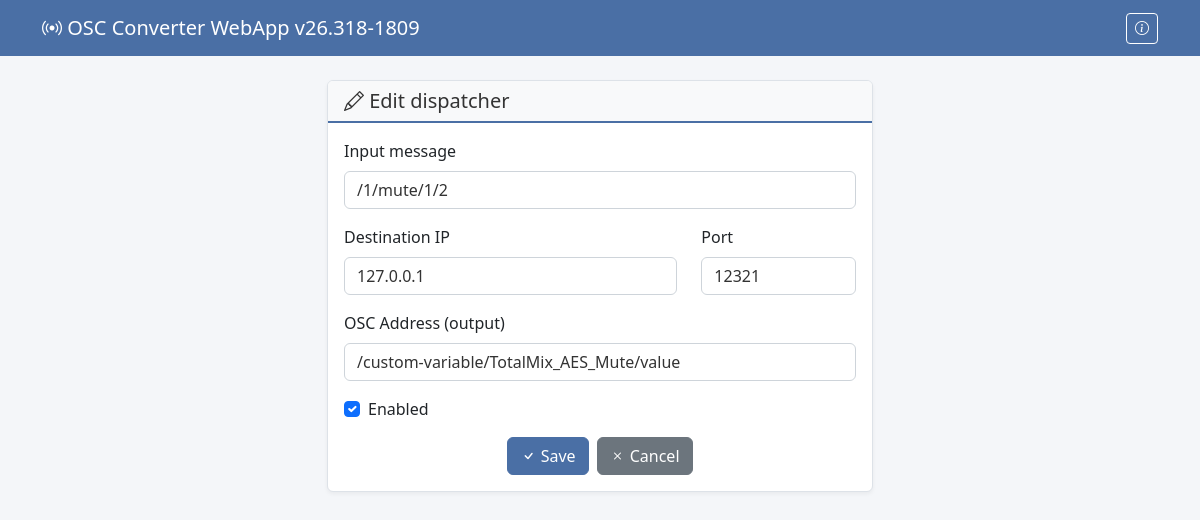
Page /dispatcher/1/edit/ on the earlier database version.
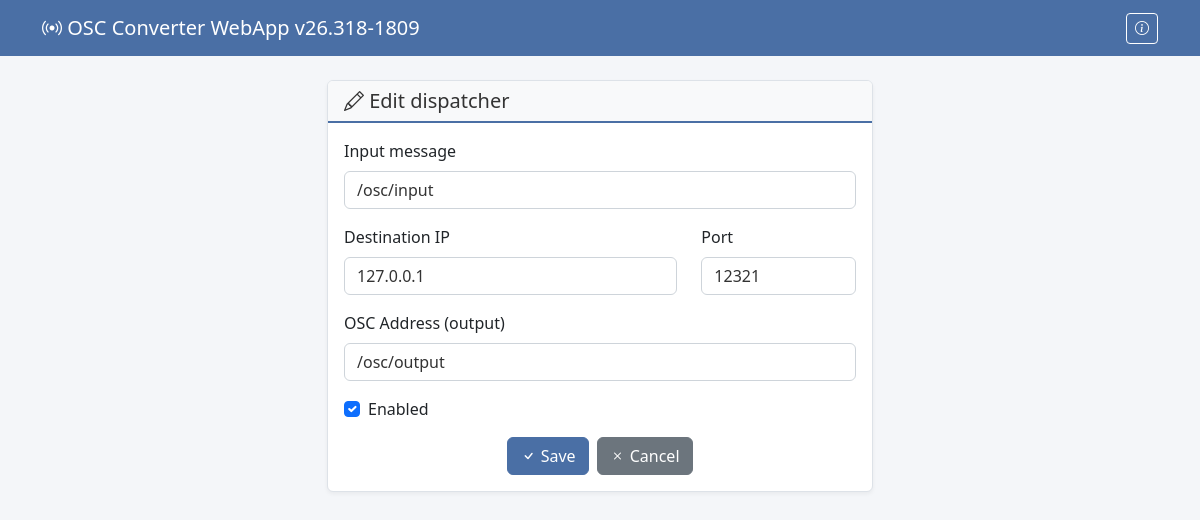
Same page on the later database version.
### osc_converter_webapp/main/models.py (models this page shows, shortened)
class OSCDispatcher(models.Model):
    config = models.ForeignKey(OSCConfig, on_delete=models.CASCADE, related_name='dispatchers')
    osc_input = models.CharField(max_length=255, verbose_name="Adresse OSC (entrée)")
    osc_output = models.CharField(max_length=255, verbose_name="Adresse OSC (sortie)")
    tx_ip = models.GenericIPAddressField(default="127.0.0.1", verbose_name="IP destination")
    tx_port = models.PositiveIntegerField(default=9000, verbose_name="Port destination")
    is_enabled = models.BooleanField(default=True, verbose_name="Activé")
    created_at = models.DateTimeField(auto_now_add=True)
    class Meta:
        verbose_name = "Dispatcher OSC"
        verbose_name_plural = "Dispatchers OSC"
        ordering = ['osc_input']

### osc_converter_webapp/main/views.py (the view)
# urls.py: path('dispatcher/<int:pk>/edit/', views.dispatcher_edit, name='dispatcher_edit'),
def dispatcher_edit(request, pk):
    is_ajax = request.headers.get('X-Requested-With') == 'XMLHttpRequest'
    dispatcher = get_object_or_404(OSCDispatcher, pk=pk)
    show_restart_modal = False
    if request.method == 'POST':
        form = OSCDispatcherForm(request.POST, instance=dispatcher)
        if form.is_valid():
            form.save()
            config_pk = dispatcher.config.pk
            needs_restart = config_pk in osc_service.get_status()['running_configs']
            if is_ajax:
                return JsonResponse({
                    'success': True,
                    'message': 'Dispatcher updated',
                    'needs_restart': needs_restart,
                    'config_pk': config_pk,
                    'config_name': dispatcher.config.name
                })
            messages.success(request, 'Dispatcher updated')
            if needs_restart:
                show_restart_modal = True
            else:
                return redirect('dispatchers', config_pk=config_pk)
        else:
            if is_ajax:
                return JsonResponse({'success': False, 'errors': form.errors}, status=400)
    else:
        form = OSCDispatcherForm(instance=dispatcher)
    if is_ajax:
        return render(request, 'main/dispatcher_form_content.html', {
            'form': form,
            'dispatcher': dispatcher,
        })
    return render(request, 'main/dispatcher_form.html', {
        'form': form,
        'dispatcher': dispatcher,
        'show_restart_modal': show_restart_modal,
    })

### osc_converter_webapp/main/forms.py
class OSCDispatcherForm(forms.ModelForm):
    class Meta:
        model = OSCDispatcher
        fields = ['osc_input', 'tx_ip', 'tx_port', 'osc_output', 'is_enabled']
        widgets = {
            'osc_input': forms.TextInput(attrs={'class': 'form-control', 'placeholder': '/osc/input'}),
            'tx_ip': forms.TextInput(attrs={'class': 'form-control', 'placeholder': '127.0.0.1', 'value': '127.0.0.1'}),
            'tx_port': forms.NumberInput(attrs={'class': 'form-control', 'placeholder': '12321', 'value': '12321'}),
            'osc_output': forms.TextInput(attrs={'class': 'form-control', 'placeholder': '/osc/output'}),
            'is_enabled': forms.CheckboxInput(attrs={'class': 'form-check-input'}),
        }

### osc_converter_webapp/main/context_processors.py (called while the page is built)
def app_version(request):
    return {
        'APP_VERSION': settings.APP_VERSION,
        'DEVELOPER_NAME': getattr(settings, 'DEVELOPER_NAME', ''),
        'DEVELOPER_EMAIL': getattr(settings, 'DEVELOPER_EMAIL', ''),
        'DEVELOPER_GITHUB': getattr(settings, 'DEVELOPER_GITHUB', ''),
    }

### osc_converter_webapp/main/templates/main/dispatcher_form.html (shortened to what this page needs)
{% extends 'main/base.html' %}
{% block content %}
<div class="row justify-content-center">
    <div class="col-md-6">
        <div class="card">
            <div class="card-header">
                <h5 class="mb-0"><i class="bi bi-pencil"></i> Edit dispatcher</h5>
            </div>
            <div class="card-body">
                <form method="post">
                    <div class="mb-3">
                        <label for="id_osc_input" class="form-label">Input message</label>
                        {{ form.osc_input }}
                    </div>
                    <div class="row mb-3">
                        <div class="col-8">
                            <label for="id_tx_ip" class="form-label">Destination IP</label>
                            {{ form.tx_ip }}
                        </div>
                        <div class="col-4">
                            <label for="id_tx_port" class="form-label">Port</label>
                            {{ form.tx_port }}
                        </div>
                    </div>
                    <div class="mb-3">
                        <label for="id_osc_output" class="form-label">OSC Address (output)</label>
                        {{ form.osc_output }}
                    </div>
                    <div class="mb-3 form-check">
                        {{ form.is_enabled }}
                        <label class="form-check-label" for="id_is_enabled">Enabled</label>
                    </div>
                    <div class="d-flex gap-2 justify-content-center">
                        <button type="submit" class="btn btn-primary">
                            <i class="bi bi-check"></i> Save
                        </button>
                        <a href="{% url 'dispatchers' dispatcher.config.pk %}" class="btn btn-secondary">
                            <i class="bi bi-x"></i> Cancel
                        </a>
                    </div>
                </form>
            </div>
        </div>
    </div>
</div>
{% endblock %}

Differences in the rows shown:
changed OSCDispatcher: osc_input "/1/mute/1/2" → "/osc/input"; osc_output "/custom-variable/TotalMix_AES_Mute/value" → "/osc/output"
